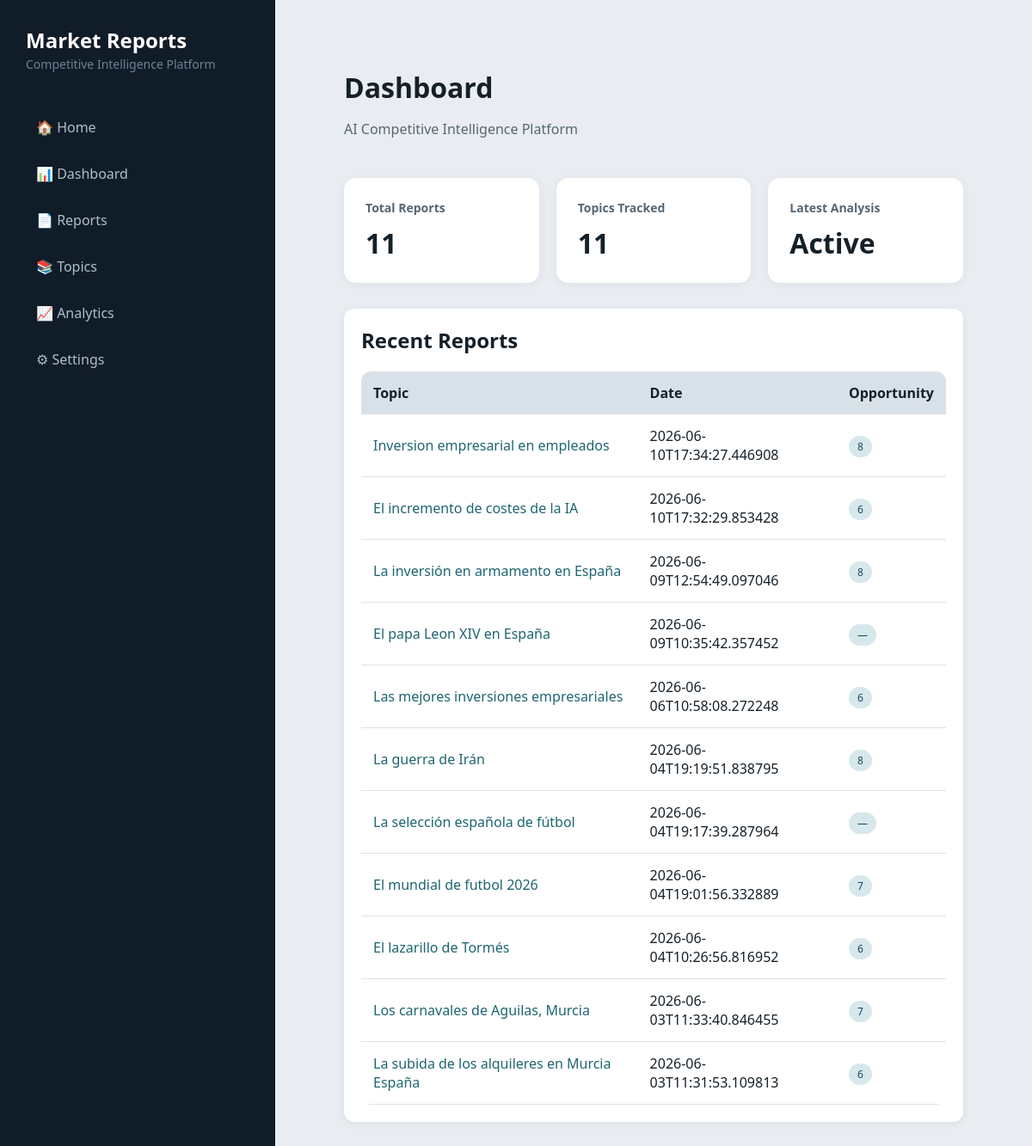
Before: / with the older database file.
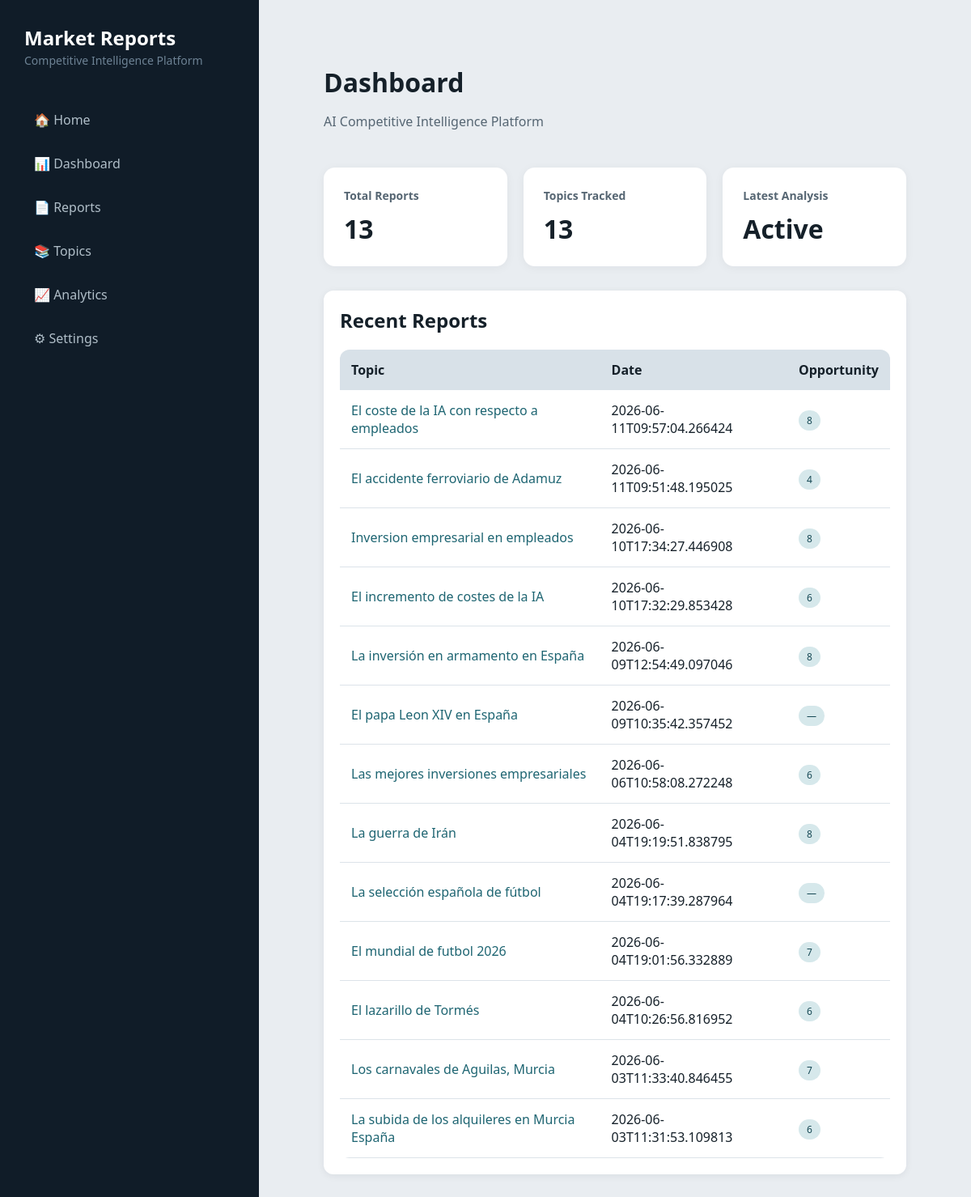
After: the same page with the newer database file.
### tables this page shows
CREATE TABLE reports (

        id INTEGER PRIMARY KEY AUTOINCREMENT,

        topic TEXT NOT NULL,

        created_at TEXT NOT NULL,

        market_opportunity INTEGER,

        competitive_threat INTEGER,

        technology_maturity INTEGER,

        regulatory_risk INTEGER,

        investment_attractiveness INTEGER,

        markdown_path TEXT,

        pdf_path TEXT
    , md_path TEXT);

### app/dashboard/server.py (the view)
@app.get("/")
def home(request: Request):
    reports = get_all_reports()
    return templates.TemplateResponse(
        request=request,
        name="index.html",
        context={
            "reports": reports
        }
    )

### app/dashboard/templates/index.html (shortened to what this page needs)
<!DOCTYPE html>
<html>
<head>
    <link
        rel="stylesheet"
        href="/static/style.css?v=2">
</head>
<body>
<div class="layout">
    <aside class="sidebar">
        <div class="logo">
            <h2>Market Reports</h2>
            <span>Competitive Intelligence Platform</span>
        </div>
        <nav>
            <a href="/">🏠 Home</a>
            <a href="/dashboard">📊 Dashboard</a>
            <a href="/reports">📄 Reports</a>
            <a href="/topics">📚 Topics</a>
            <a href="/analytics">📈 Analytics</a>
            <a href="/settings">⚙ Settings</a>
        </nav>
    </aside>
    <main class="main-content">
        <div class="header">
            <div>
                <h1>Dashboard</h1>
                <p>
                    AI Competitive Intelligence Platform
                </p>
            </div>
        </div>
        <div class="kpi-grid">
            <div class="kpi-card">
                <h3>Total Reports</h3>
                <span>
                    {{ reports|length }}
                </span>
            </div>
            <div class="kpi-card">
                <h3>Topics Tracked</h3>
                <span>
                    {{ reports|length }}
                </span>
            </div>
            <div class="kpi-card">
                <h3>Latest Analysis</h3>
                <span>
                    Active
                </span>
            </div>
        </div>
        <div class="card">
            <h2>Recent Reports</h2>
            <table>
                <tr>
                    <th>Topic</th>
                    <th>Date</th>
                    <th>Opportunity</th>
                </tr>
                {% for report in reports %}
                <tr>
                    <td>
                        <a href="/topic/{{ report[1]|trim|urlencode }}">
                            {{ report[1]|trim }}
                        </a>
                    </td>
                    <td>{{ report[2] }}</td>
                    <td>
                        <span class="badge">
                            {{ report[3] if report[3] is not none else '—' }}
                        </span>
                    </td>
                </tr>
                {% endfor %}
            </table>
        </div>
    </main>
</div>
</body>
</html>

Changed rows visible on the page:
added reports: topic "El coste de la IA con respecto a empleados", created_at "2026-06-11T09:57:04.266424", market_opportunity "8"
added reports: topic "El accidente ferroviario de Adamuz", created_at "2026-06-11T09:51:48.195025", market_opportunity "4"
Other visible differences:
{{ reports|length }}: "11" → "13"
